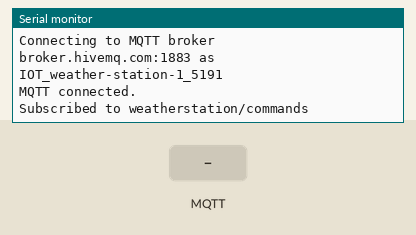
Simulated run of this sketch. Board: ESP32. Parts: the last lines printed to the serial monitor. The test bench sets the inputs (shaded band). WiFi joins after 1.5 s; servers stay silent unless stated; the local clock reads 2024-03-15 10:24:30 at power-on unless the sketch sets it; random numbers use the default seed unless the sketch sets one; no MQTT or app messages arrive unless stated.

Above: at 4.2 s.
4.3 s: MQTT message "1" arrives on the first subscribed topic
At 5.1 s:
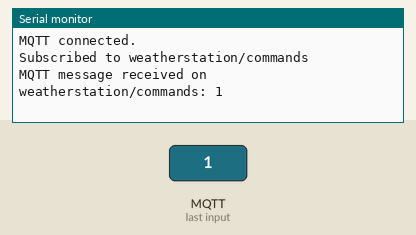
6.0 s: MQTT message "on" arrives on the first subscribed topic
At 7.2 s:
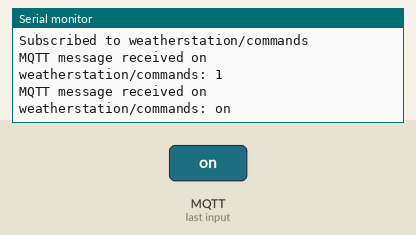
7.5 s: MQTT message "off" arrives on the first subscribed topic
At 8.7 s:
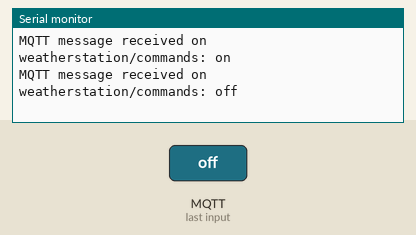

Measured:
- after the input at 4.3 s, the serial monitor: prints a new line after 0.21 s (image 1)
- after the input at 6.0 s, the serial monitor: prints a new line at once (image 2)
- after the input at 7.5 s, the serial monitor: prints a new line at once (image 3)

The sketch:

weather_station.ino
```cpp
#include <WiFi.h>
#include <PubSubClient.h>

#include "mqtt.h"
#include "ntp.h"

const char* WIFI_SSID = "YOUR_WIFI_SSID";
const char* WIFI_PASSWORD = "YOUR_WIFI_PASSWORD";
const char* MQTT_SERVER = "broker.hivemq.com";
const uint16_t MQTT_PORT = 1883;
const char* MQTT_PUBLISH_TOPIC = "weatherstation/update";
const char* MQTT_SUBSCRIBE_TOPIC = "weatherstation/commands";
const char* NTP_SERVER_1 = "pool.ntp.org";
const char* NTP_SERVER_2 = "time.nist.gov";
const char* NTP_TIME_ZONE = "EST5";

char DEVICE_NAME[50] = "weather-station-1";

WiFiClient espClient;
PubSubClient mqtt(espClient);

TaskHandle_t xMQTTConnectHandle = nullptr;
TaskHandle_t xMQTTLoopHandle = nullptr;
TaskHandle_t xNTPHandle = nullptr;

void mqttCallback(char* topic, byte* payload, unsigned int length) {
  Serial.printf("MQTT message received on %s: ", topic);
  for (unsigned int i = 0; i < length; i++) {
    Serial.print(static_cast<char>(payload[i]));
  }
  Serial.println();
}

void setup() {
  Serial.begin(115200);
  delay(1000);

  connectWiFi();
  startNTPTask();
  initMQTT();
}

void loop() {
  static unsigned long lastPublish = 0;

  if (millis() - lastPublish >= 15000) {
    lastPublish = millis();

    const unsigned long timestamp = Ntp::getTimeStamp();
    char payload[192] = {0};
    snprintf(
        payload,
        sizeof(payload),
        "{\"station\":\"%s\",\"temperature\":%.1f,\"humidity\":%d,\"pressure\":%.1f,\"timestamp\":%lu}",
        DEVICE_NAME,
        29.4,
        78,
        1008.2,
        timestamp);

    publishWeatherPayload(payload);
  }

  delay(100);
}
```

mqtt.h
```cpp
#ifndef MQTT_H
#define MQTT_H

#include <WiFi.h>
#include <PubSubClient.h>

extern const char* WIFI_SSID;
extern const char* WIFI_PASSWORD;
extern const char* MQTT_SERVER;
extern const uint16_t MQTT_PORT;
extern const char* MQTT_PUBLISH_TOPIC;
extern const char* MQTT_SUBSCRIBE_TOPIC;
extern char DEVICE_NAME[50];

extern WiFiClient espClient;
extern PubSubClient mqtt;
extern TaskHandle_t xMQTTConnectHandle;
extern TaskHandle_t xMQTTLoopHandle;

void mqttCallback(char* topic, byte* payload, unsigned int length);

inline void connectWiFi() {
  if (WiFi.status() == WL_CONNECTED) {
    return;
  }

  WiFi.mode(WIFI_STA);
  WiFi.begin(WIFI_SSID, WIFI_PASSWORD);

  Serial.printf("\nConnecting to %s", WIFI_SSID);
  while (WiFi.status() != WL_CONNECTED) {
    vTaskDelay(pdMS_TO_TICKS(1000));
    Serial.print(".");
  }

  Serial.printf("\nWiFi connected. IP address: %s\n", WiFi.localIP().toString().c_str());
}

inline bool publishWeatherPayload(const char* payload) {
  if (!mqtt.connected()) {
    Serial.println("MQTT publish skipped: broker not connected.");
    return false;
  }

  const bool ok = mqtt.publish(MQTT_PUBLISH_TOPIC, payload);
  if (!ok) {
    Serial.println("MQTT publish failed.");
  }
  return ok;
}

inline void MQTTConnectTask(void* pvParameters) {
  (void)pvParameters;
  randomSeed(micros());

  for (;;) {
    if (WiFi.status() != WL_CONNECTED) {
      connectWiFi();
    }

    while (!mqtt.connected()) {
      char clientId[64] = {0};
      snprintf(clientId, sizeof(clientId), "IOT_%s_%lu", DEVICE_NAME, random(1000, 9999));

      Serial.printf("Connecting to MQTT broker %s:%u as %s\n", MQTT_SERVER, MQTT_PORT, clientId);
      if (mqtt.connect(clientId)) {
        Serial.println("MQTT connected.");

        if (MQTT_SUBSCRIBE_TOPIC[0] != '\0') {
          mqtt.subscribe(MQTT_SUBSCRIBE_TOPIC);
          Serial.printf("Subscribed to %s\n", MQTT_SUBSCRIBE_TOPIC);
        }
      } else {
        Serial.printf("MQTT connect failed, state=%d. Retrying in 5 seconds.\n", mqtt.state());
        vTaskDelay(pdMS_TO_TICKS(5000));
      }
    }

    vTaskDelay(pdMS_TO_TICKS(5000));
  }
}

inline void MQTTLoopTask(void* pvParameters) {
  (void)pvParameters;

  for (;;) {
    if (mqtt.connected()) {
      mqtt.loop();
    }

    vTaskDelay(pdMS_TO_TICKS(250));
  }
}

inline void startMQTTConnectTask() {
  if (xMQTTConnectHandle != nullptr) {
    return;
  }

  const BaseType_t created = xTaskCreatePinnedToCore(
      MQTTConnectTask,
      "MQTT_CONNECT",
      4096,
      nullptr,
      4,
      &xMQTTConnectHandle,
      1);

  if (created != pdPASS) {
    Serial.println("Unable to create MQTT connect task.");
  }
}

inline void startMQTTLoopTask() {
  if (xMQTTLoopHandle != nullptr) {
    return;
  }

  const BaseType_t created = xTaskCreatePinnedToCore(
      MQTTLoopTask,
      "MQTT_LOOP",
      4096,
      nullptr,
      3,
      &xMQTTLoopHandle,
      0);

  if (created != pdPASS) {
    Serial.println("Unable to create MQTT loop task.");
  }
}

inline void initMQTT() {
  mqtt.setServer(MQTT_SERVER, MQTT_PORT);
  mqtt.setCallback(mqttCallback);
  mqtt.setBufferSize(512);
  mqtt.setKeepAlive(15);
  mqtt.setSocketTimeout(15);

  startMQTTConnectTask();
  startMQTTLoopTask();
}

#endif
```

ntp.h
```cpp
#ifndef NTP_H
#define NTP_H

#include <WiFi.h>
#include <time.h>
#include <sntp.h>

extern const char* NTP_SERVER_1;
extern const char* NTP_SERVER_2;
extern const char* NTP_TIME_ZONE;
extern TaskHandle_t xNTPHandle;

class Ntp {
 public:
  static void printLocalTime() {
    struct tm timeInfo;
    if (!getLocalTime(&timeInfo)) {
      Serial.println("No time available yet.");
      return;
    }

    Serial.println(&timeInfo, "%B %d, %Y %I:%M:%S %p");
  }

  static void onTimeSync(struct timeval* tv) {
    (void)tv;
    Serial.println("Time adjusted from NTP.");
    printLocalTime();
  }

  static unsigned long getTimeStamp() {
    time_t now;
    time(&now);
    return static_cast<unsigned long>(now);
  }

  static void setup() {
    sntp_set_time_sync_notification_cb(onTimeSync);
    sntp_servermode_dhcp(1);
    configTzTime(NTP_TIME_ZONE, NTP_SERVER_1, NTP_SERVER_2);
  }
};

inline void NTPTask(void* pvParameters) {
  (void)pvParameters;
  Ntp::setup();

  for (;;) {
    if (WiFi.status() == WL_CONNECTED) {
      Ntp::printLocalTime();
    }

    vTaskDelay(pdMS_TO_TICKS(60000));
  }
}

inline void startNTPTask() {
  if (xNTPHandle != nullptr) {
    return;
  }

  const BaseType_t created = xTaskCreatePinnedToCore(
      NTPTask,
      "NTP_TASK",
      4096,
      nullptr,
      2,
      &xNTPHandle,
      1);

  if (created != pdPASS) {
    Serial.println("Unable to create NTP task.");
  }
}

#endif
```
